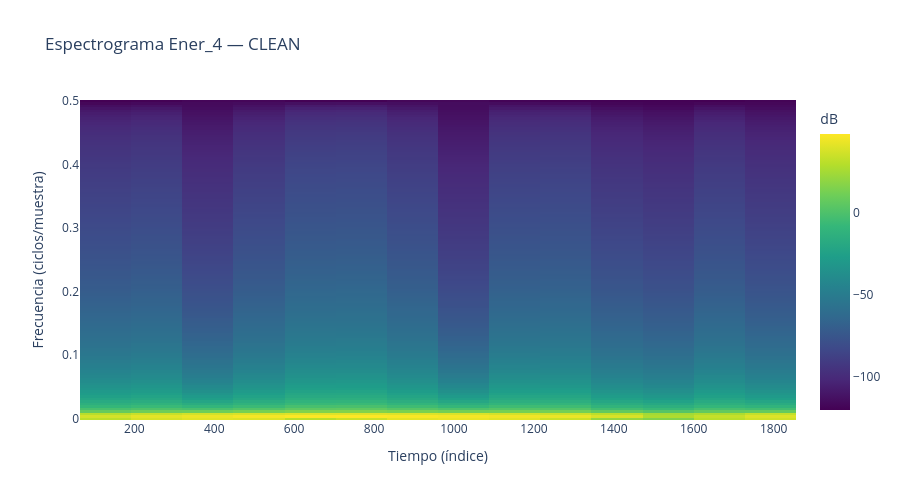

The notebook cell this image was saved under:
### Markdown cell above
### Espectrograma (STFT)

La PSD promedia todo el tiempo y se pierde la información temporal. El espectrograma arregla eso:
aplica la FFT sobre ventanas deslizantes (STFT) y muestra cómo cambia el espectro a lo largo del
tiempo. Uso una ventana Hann de 256 muestras con 50% de solapamiento.

### Code cell
nperseg, noverlap = 256, 128
f_stft, t_stft, Sxx_c = signal.spectrogram(e4_clean, fs=fs, nperseg=nperseg,
                                           noverlap=noverlap, window='hann')

fig_spec_c = go.Figure(go.Heatmap(
    x=t_stft, y=f_stft, z=10 * np.log10(Sxx_c + 1e-12),
    colorscale='Viridis', colorbar=dict(title='dB')))
fig_spec_c.update_layout(title='Espectrograma Ener_4 — CLEAN',
                         xaxis_title='Tiempo (índice)',
                         yaxis_title='Frecuencia (ciclos/muestra)', height=500)
fig_spec_c.write_html('../results/figuras/fase2_ener4_espectrograma_clean.html', auto_open=False)
fig_spec_c.show()

### Figure 1 — Plotly figure (JSON) as saved in the notebook; plotly's stock layout.template omitted (floating-point values rounded to 4 significant figures; data arrays with more than 128 entries replaced by an {"elided": "..."} marker saying what was removed)
{"data": [{"colorbar": {"title": {"text": "dB"}}, "colorscale": [[0, "#440154"], [0.1111, "#482878"], [0.2222, "#3e4989"], [0.3333, "#31688e"], [0.4444, "#26828e"], [0.5556, "#1f9e89"], [0.6667, "#35b779"], [0.7778, "#6ece58"], [0.8889, "#b5de2b"], [1, "#fde725"]], "type": "heatmap", "x": [128.0, 256.0, 384.0, 512.0, 640.0, 768.0, 896.0, 1024.0, 1152.0, 1280.0, 1408.0, 1536.0, 1664.0, 1792.0], "y": {"elided": "129 float values"}, "z": {"elided": "129x14 float values"}}], "layout": {"height": 500, "title": {"text": "Espectrograma Ener_4 — CLEAN"}, "xaxis": {"title": {"text": "Tiempo (índice)"}}, "yaxis": {"title": {"text": "Frecuencia (ciclos/muestra)"}}}}
